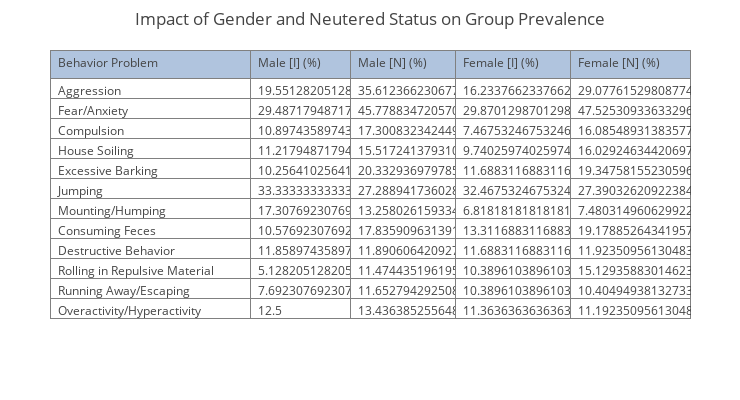

Notebook source saved alongside this figure:
### Markdown cell above
### 8.2 On Group Prevalence:

This section looks at the impact gender and neutered status had on the prevalence among dogs of the same group (i.e. the probability of selecting a dog with the specific sex, neutered status, and behavior problem from the group of the study population that shares the same sex and neutered status).

Note: \[I\] = intact, \[N\] = neutered

### Code cell
# Create the necessary dataframe.
fields = []
labels = []
for counter, cat in enumerate(CATEGORY, 1):
    if counter > 10:
        counter += 1;
    fields.append('q02_main_{}'.format(counter))
    labels.append(cat)   
fields.extend(('dog_sex', 'dog_spayed'))
labels.extend(('Gender', 'Neutered'))
fields = ', '.join(fields)
df = createNumericDataFrame(DOG_TABLE, fields, labels, filtered=True)

df_intact_male = df[(df['Gender'] == 1) & (df['Neutered'] == 0)].drop(
    columns=['Gender', 'Neutered'])
df_neutered_male = df[(df['Gender'] == 1) & (df['Neutered'] == 1)].drop(
    columns=['Gender', 'Neutered'])
df_intact_female = df[(df['Gender'] == 2) & (df['Neutered'] == 0)].drop(
    columns=['Gender', 'Neutered'])
df_neutered_female = df[(df['Gender'] == 2) & (df['Neutered'] == 1)].drop(
    columns=['Gender', 'Neutered'])

intact_male_c = len(df_intact_male.index)
neutered_male_c = len(df_neutered_male.index)
intact_female_c = len(df_intact_female.index)
neutered_female_c = len(df_neutered_female.index)

intact_male_s = df_intact_male.sum()
neutered_male_s = df_neutered_male.sum()
intact_female_s = df_intact_female.sum()
neutered_female_s = df_neutered_female.sum()

intact_male_p = intact_male_s.apply(lambda x: (x / intact_male_c) * 100)
neutered_male_p = neutered_male_s.apply(lambda x: (x / neutered_male_c) * 100)
intact_female_p = intact_female_s.apply(lambda x: (x / intact_female_c) * 100)
neutered_female_p = neutered_female_s.apply(lambda x: (x / neutered_female_c) * 100)

# Get individual behavior problem counts and display as a table.
data = [go.Table(columnwidth = [200, 100, 105, 115, 120],
                 header=dict(values=['Behavior Problem', 'Male [I] (%)',
                                     'Male [N] (%)', 'Female [I] (%)',
                                     'Female [N] (%)'],
                             fill = dict(color='#B0C4DE'),
                             align = ['left'] * 5),
                 cells=dict(values=[labels[:-2], intact_male_p.values,
                                    neutered_male_p.values, intact_female_p.values,
                                    neutered_female_p],
                            align = ['left'] * 5,
                            format = [None, '.2f' * 4]))]
layout = go.Layout(title='Impact of Gender and Neutered Status on Group Prevalence',
                   width=740,
                   height=400,
                   margin=go.Margin(l=50, r=50, b=50, t=50, pad=4))
fig = dict(data=data, layout=layout)
if SAVE_OUTPUT:
    py.plot(fig, image='png', image_width=740, image_height=400,
            image_filename='8_2_group_prevalence')
py.iplot(fig)

### Figure 1 — Plotly figure (JSON) as saved in the notebook; plotly's stock layout.template omitted (floating-point values rounded to 4 significant figures)
{"data": [{"cells": {"align": ["left", "left", "left", "left", "left"], "format": [null, ".2f.2f.2f.2f"], "values": [["Aggression", "Fear/Anxiety", "Compulsion", "House Soiling", "Excessive Barking", "Jumping", "Mounting/Humping", "Consuming Feces", "Destructive Behavior", "Rolling in Repulsive Material", "Running Away/Escaping", "Overactivity/Hyperactivity"], [19.55, 29.49, 10.9, 11.22, 10.26, 33.33, 17.31, 10.58, 11.86, 5.128, 7.692, 12.5], [35.61, 45.78, 17.3, 15.52, 20.33, 27.29, 13.26, 17.84, 11.89, 11.47, 11.65, 13.44], [16.23, 29.87, 7.468, 9.74, 11.69, 32.47, 6.818, 13.31, 11.69, 10.39, 10.39, 11.36], [29.08, 47.53, 16.09, 16.03, 19.35, 27.39, 7.48, 19.18, 11.92, 15.13, 10.4, 11.19]]}, "columnwidth": [200, 100, 105, 115, 120], "header": {"align": ["left", "left", "left", "left", "left"], "fill": {"color": "#B0C4DE"}, "values": ["Behavior Problem", "Male [I] (%)", "Male [N] (%)", "Female [I] (%)", "Female [N] (%)"]}, "type": "table"}], "layout": {"height": 400, "margin": {"b": 50, "l": 50, "pad": 4, "r": 50, "t": 50}, "title": "Impact of Gender and Neutered Status on Group Prevalence", "width": 740}}
